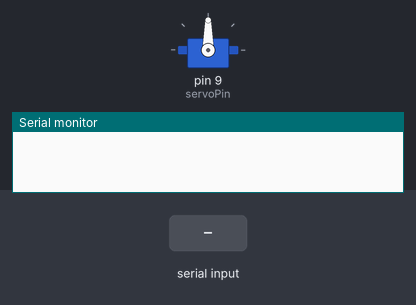
The sketch below on a simulated Arduino Uno, built with avr-gcc and run on an emulated ATmega328P. Parts: servo, the last lines printed to the serial monitor. Inputs (shaded band) come from the test bench.

Above: at 1.2 s.
1.3 s: "30,150\n" received over Serial
At 2.8 s:
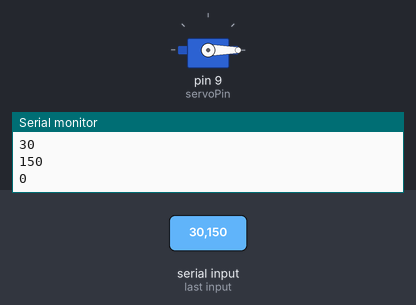
3.8 s: "90,45\n" received over Serial
At 4.6 s:
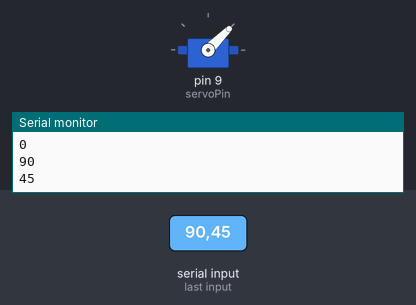
6.3 s: "200\n" received over Serial
At 6.9 s:
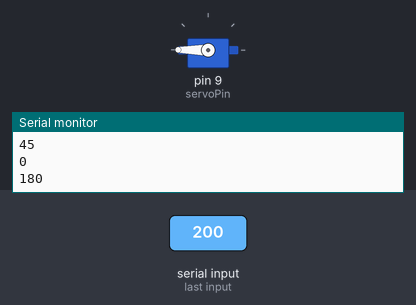
Timing chart, 0 to 9.3 s (numbered marks = the images above; inputs shaded):
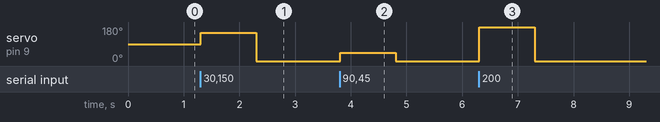

Measured:
- after the input at 1.3 s, servo on pin 9 (servoPin): 90° → 150° at once, → 0° 1.0 s later
- after the input at 3.8 s, servo on pin 9 (servoPin): 0° → 45° at once, → 0° 1.0 s later
- after the input at 6.3 s, servo on pin 9 (servoPin): 0° → 180° at once, → 0° 1.0 s later

The sketch:

sketch_ArduinoCode1.ino
```cpp
#include <Servo.h>

Servo myServo;
int servoPin = 9;  // Connect your servo to pin 9
int angle = 0;

void setup() {
    Serial.begin(9600);
    myServo.attach(servoPin);
    myServo.write(90);  // Start at 90 degrees
}

void loop() {
    if (Serial.available() > 0) {
        angle = Serial.parseInt();  // Read the angle sent from Python
        angle = constrain(angle, 0, 180);  // Constrain the angle to avoid overdriving
        myServo.write(angle);
        Serial.println(angle);  // For debugging
    }
}
```
